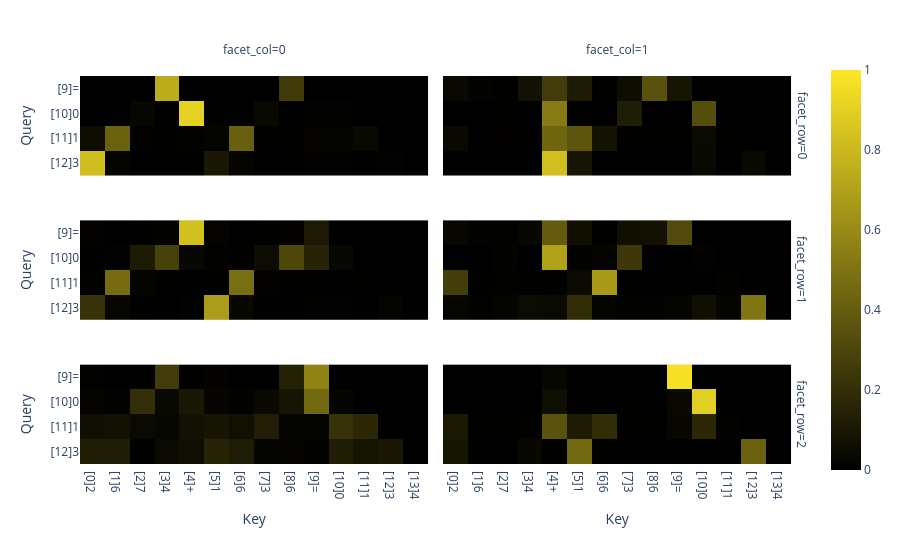

Here is the notebook cell this chart was saved with:
### Code cell
sum_scores = attn_scores[:, :, -5:-1, :]

pos_labels = [f"[{i}]{label}" for i, label in enumerate(token_labels)]

px.imshow(
    sum_scores.detach().cpu().numpy(),
    facet_col=0,
    facet_row=1,
    labels=dict(x='Key', y='Query'),
    x=pos_labels,
    y=pos_labels[-5:-1],
    zmin=0,
    zmax=1,
    color_continuous_scale=[[0, 'black'], [1, '#fde725']],
)

### Figure 1 — Plotly figure (JSON) as saved in the notebook; plotly's stock layout.template omitted (floating-point values rounded to 4 significant figures)
{"data": [{"coloraxis": "coloraxis", "hovertemplate": "Key: %{x}<br>Query: %{y}<br>color: %{z}<extra></extra>", "name": "0", "type": "heatmap", "x": ["[0]2", "[1]6", "[2]7", "[3]4", "[4]+", "[5]1", "[6]6", "[7]3", "[8]6", "[9]=", "[10]0", "[11]1", "[12]3", "[13]4"], "xaxis": "x5", "y": ["[9]=", "[10]0", "[11]1", "[12]3"], "yaxis": "y5", "z": [[3.868e-05, 0.0001033, 0.0003751, 0.7429, 0.0002203, 0.0002415, 8.519e-05, 0.001225, 0.2544, 0.0004267, 0.0, 0.0, 0.0, 0.0], [0.0008018, 0.0003697, 0.02934, 0.0007067, 0.9101, 0.004333, 0.0004341, 0.03545, 0.0009668, 0.006988, 0.0105, 0.0, 0.0, 0.0], [0.05131, 0.4248, 0.006557, 0.00334, 0.0101, 0.01526, 0.4115, 0.005488, 0.003062, 0.01796, 0.01619, 0.03444, 0.0, 0.0], [0.8224, 0.01773, 0.001599, 0.002497, 0.004032, 0.1038, 0.01868, 0.001129, 0.003118, 0.01031, 0.007131, 0.0009555, 0.006647, 0.0]]}, {"coloraxis": "coloraxis", "hovertemplate": "Key: %{x}<br>Query: %{y}<br>color: %{z}<extra></extra>", "name": "1", "type": "heatmap", "x": ["[0]2", "[1]6", "[2]7", "[3]4", "[4]+", "[5]1", "[6]6", "[7]3", "[8]6", "[9]=", "[10]0", "[11]1", "[12]3", "[13]4"], "xaxis": "x6", "y": ["[9]=", "[10]0", "[11]1", "[12]3"], "yaxis": "y6", "z": [[0.03495, 0.01176, 0.002534, 0.07335, 0.2619, 0.1186, 0.003607, 0.0552, 0.3522, 0.0859, 0.0, 0.0, 0.0, 0.0], [0.0006482, 0.0003158, 0.002324, 0.0002997, 0.5313, 0.005017, 0.001418, 0.1254, 0.000367, 0.001023, 0.3319, 0.0, 0.0, 0.0], [0.0363, 0.002067, 0.006401, 0.005285, 0.4412, 0.3681, 0.08336, 0.002371, 0.002701, 0.004602, 0.04464, 0.002998, 0.0, 0.0], [0.002687, 3.762e-05, 0.0003928, 0.000329, 0.8263, 0.09253, 0.002067, 0.0006207, 0.0001774, 0.0002961, 0.03979, 5.251e-05, 0.03468, 0.0]]}, {"coloraxis": "coloraxis", "hovertemplate": "Key: %{x}<br>Query: %{y}<br>color: %{z}<extra></extra>", "name": "2", "type": "heatmap", "x": ["[0]2", "[1]6", "[2]7", "[3]4", "[4]+", "[5]1", "[6]6", "[7]3", "[8]6", "[9]=", "[10]0", "[11]1", "[12]3", "[13]4"], "xaxis": "x3", "y": ["[9]=", "[10]0", "[11]1", "[12]3"], "yaxis": "y3", "z": [[0.01012, 0.0001876, 0.004472, 0.006715, 0.8311, 0.01885, 0.0002293, 0.002522, 0.01398, 0.1118, 0.0, 0.0, 0.0, 0.0], [0.005103, 0.006548, 0.1173, 0.282, 0.02995, 0.009176, 0.006141, 0.05331, 0.31, 0.1506, 0.02974, 0.0, 0.0, 0.0], [0.006547, 0.4653, 0.01589, 0.005877, 0.001158, 0.002801, 0.4754, 0.01066, 0.005766, 0.00419, 0.00114, 0.005227, 0.0, 0.0], [0.2162, 0.02678, 0.002516, 0.001004, 0.009762, 0.6752, 0.03305, 0.00166, 0.001037, 0.00705, 0.00743, 0.00132, 0.017, 0.0]]}, {"coloraxis": "coloraxis", "hovertemplate": "Key: %{x}<br>Query: %{y}<br>color: %{z}<extra></extra>", "name": "3", "type": "heatmap", "x": ["[0]2", "[1]6", "[2]7", "[3]4", "[4]+", "[5]1", "[6]6", "[7]3", "[8]6", "[9]=", "[10]0", "[11]1", "[12]3", "[13]4"], "xaxis": "x4", "y": ["[9]=", "[10]0", "[11]1", "[12]3"], "yaxis": "y4", "z": [[0.03014, 0.01165, 0.008605, 0.03106, 0.3934, 0.06629, 0.005037, 0.06504, 0.06886, 0.3199, 0.0, 0.0, 0.0, 0.0], [0.001677, 0.001122, 0.01313, 0.0002189, 0.7019, 0.01158, 0.01946, 0.2392, 0.0006992, 0.0001579, 0.01079, 0.0, 0.0, 0.0], [0.2619, 0.005706, 0.008721, 0.005673, 0.002302, 0.04187, 0.6635, 0.0002722, 0.0007814, 0.000168, 5.05e-06, 0.009092, 0.0, 0.0], [0.02919, 0.00883, 0.024, 0.05012, 0.04131, 0.1947, 0.01614, 0.01136, 0.01415, 0.01666, 0.06362, 0.02243, 0.5075, 0.0]]}, {"coloraxis": "coloraxis", "hovertemplate": "Key: %{x}<br>Query: %{y}<br>color: %{z}<extra></extra>", "name": "4", "type": "heatmap", "x": ["[0]2", "[1]6", "[2]7", "[3]4", "[4]+", "[5]1", "[6]6", "[7]3", "[8]6", "[9]=", "[10]0", "[11]1", "[12]3", "[13]4"], "xaxis": "x", "y": ["[9]=", "[10]0", "[11]1", "[12]3"], "yaxis": "y", "z": [[0.007792, 0.0007341, 0.002786, 0.2581, 0.002817, 0.01392, 0.0004585, 0.001515, 0.1432, 0.5687, 0.0, 0.0, 0.0, 0.0], [0.01779, 0.009799, 0.1996, 0.0372, 0.1035, 0.02191, 0.01182, 0.03868, 0.0864, 0.453, 0.02026, 0.0, 0.0, 0.0], [0.05959, 0.07341, 0.04355, 0.0286, 0.07564, 0.09107, 0.0706, 0.1298, 0.02057, 0.01536, 0.2179, 0.1739, 0.0, 0.0], [0.1273, 0.1228, 0.005901, 0.04492, 0.05975, 0.1498, 0.1194, 0.02085, 0.02298, 0.01311, 0.1257, 0.08654, 0.101, 0.0]]}, {"coloraxis": "coloraxis", "hovertemplate": "Key: %{x}<br>Query: %{y}<br>color: %{z}<extra></extra>", "name": "5", "type": "heatmap", "x": ["[0]2", "[1]6", "[2]7", "[3]4", "[4]+", "[5]1", "[6]6", "[7]3", "[8]6", "[9]=", "[10]0", "[11]1", "[12]3", "[13]4"], "xaxis": "x2", "y": ["[9]=", "[10]0", "[11]1", "[12]3"], "yaxis": "y2", "z": [[0.0001839, 8.303e-06, 7.302e-06, 5.682e-05, 0.02924, 3.707e-05, 1.973e-05, 0.0003354, 0.0002682, 0.9698, 0.0, 0.0, 0.0, 0.0], [0.0006772, 0.0003921, 0.0005052, 0.000154, 0.06063, 0.0009898, 0.003071, 0.003125, 0.0006288, 0.03402, 0.8958, 0.0, 0.0, 0.0], [0.1049, 0.004245, 0.005298, 0.007272, 0.355, 0.1182, 0.1935, 0.002449, 0.003622, 0.02649, 0.171, 0.008051, 0.0, 0.0], [0.08633, 0.002447, 0.001722, 0.03261, 0.001684, 0.4539, 0.002527, 0.0001506, 0.0004471, 0.0001824, 0.0001577, 0.0001289, 0.4178, 0.0]]}], "layout": {"annotations": [{"font": {}, "showarrow": false, "text": "facet_col=0", "x": 0.24, "xanchor": "center", "xref": "paper", "y": 1.0, "yanchor": "bottom", "yref": "paper"}, {"font": {}, "showarrow": false, "text": "facet_col=1", "x": 0.74, "xanchor": "center", "xref": "paper", "y": 1.0, "yanchor": "bottom", "yref": "paper"}, {"font": {}, "showarrow": false, "text": "facet_row=2", "textangle": 90, "x": 0.98, "xanchor": "left", "xref": "paper", "y": 0.1567, "yanchor": "middle", "yref": "paper"}, {"font": {}, "showarrow": false, "text": "facet_row=1", "textangle": 90, "x": 0.98, "xanchor": "left", "xref": "paper", "y": 0.5, "yanchor": "middle", "yref": "paper"}, {"font": {}, "showarrow": false, "text": "facet_row=0", "textangle": 90, "x": 0.98, "xanchor": "left", "xref": "paper", "y": 0.8433, "yanchor": "middle", "yref": "paper"}], "coloraxis": {"cmax": 1, "cmin": 0, "colorscale": [[0, "black"], [1, "#fde725"]]}, "margin": {"t": 60}, "xaxis": {"anchor": "y", "constrain": "domain", "domain": [0, 0.48], "scaleanchor": "y", "title": {"text": "Key"}}, "xaxis2": {"anchor": "y2", "domain": [0.5, 0.98], "matches": "x", "title": {"text": "Key"}}, "xaxis3": {"anchor": "y3", "domain": [0, 0.48], "matches": "x", "showticklabels": false}, "xaxis4": {"anchor": "y4", "domain": [0.5, 0.98], "matches": "x", "showticklabels": false}, "xaxis5": {"anchor": "y5", "domain": [0, 0.48], "matches": "x", "showticklabels": false}, "xaxis6": {"anchor": "y6", "domain": [0.5, 0.98], "matches": "x", "showticklabels": false}, "yaxis": {"anchor": "x", "autorange": "reversed", "constrain": "domain", "domain": [0, 0.3133], "title": {"text": "Query"}}, "yaxis2": {"anchor": "x2", "domain": [0, 0.3133], "matches": "y", "showticklabels": false}, "yaxis3": {"anchor": "x3", "domain": [0.3433, 0.6567], "matches": "y", "title": {"text": "Query"}}, "yaxis4": {"anchor": "x4", "domain": [0.3433, 0.6567], "matches": "y", "showticklabels": false}, "yaxis5": {"anchor": "x5", "domain": [0.6867, 1.0], "matches": "y", "title": {"text": "Query"}}, "yaxis6": {"anchor": "x6", "domain": [0.6867, 1.0], "matches": "y", "showticklabels": false}}}
